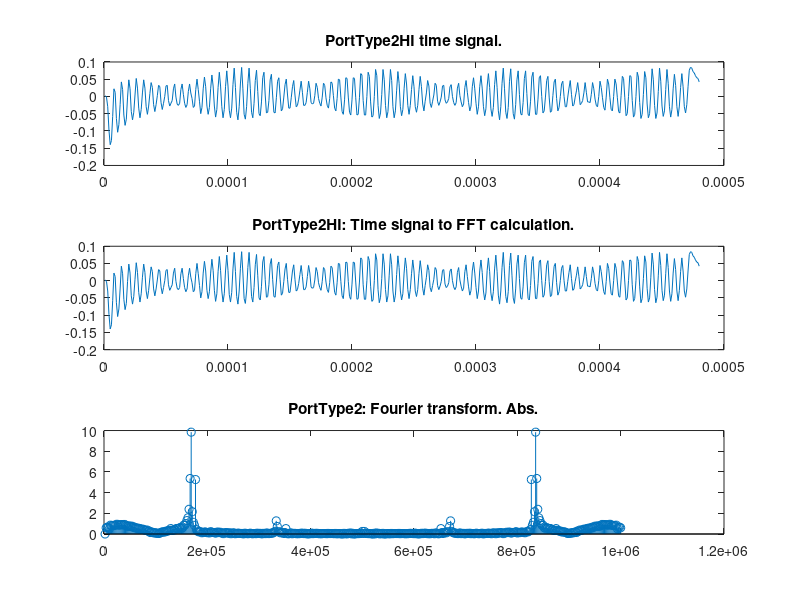

Here is the MATLAB script that generated this plot:
%mducng/SoC/D2/G2touch
%%%%%%%%%%%%%%%%%%%%%%%%%%%%%%%%%%%%%%%%%%%%%%%%%%%%%%%%%%%%%%%%%%%%%%%%%%%
clc;
clear;
close all;
%%%%%%%%%%%%%%%%%%%%%%%%%%%%%%%%%%%%%%%%%%%%%%%%%%%%%%%%%%%%%%%%%%%%%%%%%%%
% load txt file
load EVB1M.txt;
dataraw             = EVB1M;
temp                = size(dataraw);
length_full         = temp(1);
x_full              = dataraw;
%%%%%%%%%%%%%%%%%%%%%%%%%%%%%%%%%%%%%%%%%%%%%%%%%%%%%%%%%%%%%%%%%%%%%%%%%%%
Fs                  = 10^6;  
dt                  = 1/Fs;
t_full              = (0:1:length_full-1)*dt;
%%%%%%%%%%%%%%%%%%%%%%%%%%%%%%%%%%%%%%%%%%%%%%%%%%%%%%%%%%%%%%%%%%%%%%%%%%%
% load PortType2:
x_PortType2_raw     = x_full(11046:1:11046+480-1);
% Substract mean:
x_PortType2         = x_PortType2_raw - mean(x_PortType2_raw);
t_PortType2         = (1:1:length(x_PortType2))*dt;
% FFT calculation for DigitalLF
Nfft                = length(x_PortType2);
deltaF              = Fs/Nfft;
tVectors            = (1:Nfft)*dt;
fVectors            = (1:Nfft)*deltaF;
% DigitalLF part to FFT calculation
fftPortType2Tem     = fft(x_PortType2(1:1:Nfft),Nfft);
fftPortType2        = abs(fftPortType2Tem);
%%%%%%%%%%%%%%%%%%%%%%%%%%%%%%%%%%%%%%%%%%%%%%%%%%%%%%%%%%%%%%%%%%%%%%%%%%%
% plot Full PortType2
figure(8);
subplot(3,1,1);
plot(t_PortType2,x_PortType2);
title('PortType2HI time signal.');
% plot time signal
subplot(3,1,2);
plot(tVectors,x_PortType2(1:Nfft));
title("PortType2HI: Time signal to FFT calculation.");
%axis([0 Nfft*1/Fs 0 1*scale]);
% plot fft output
subplot(3,1,3);
stem(fVectors,fftPortType2);
title('PortType2: Fourier transform. Abs.'); 
%axis([0 Fs 0 Nfft/2*scale]);
%axis([0 Fs 0 25]);
%%%%%%%%%%%%%%%%%%%%%%%%%%%%%%%%%%%%%%%%%%%%%%%%%%%%%%%%%%%%%%%%%%%%%%%%%%%